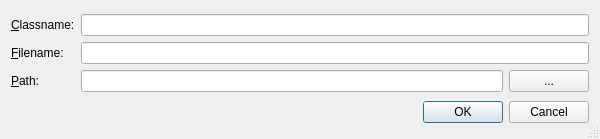
<ui version="4.0" >
 <class>NewDialogClassDialog</class>
 <widget class="QDialog" name="NewDialogClassDialog" >
  <property name="geometry" >
   <rect>
    <x>0</x>
    <y>0</y>
    <width>600</width>
    <height>139</height>
   </rect>
  </property>
  <property name="windowTitle" >
   <string>New Dialog Class</string>
  </property>
  <property name="sizeGripEnabled" >
   <bool>true</bool>
  </property>
  <layout class="QVBoxLayout" name="_2" >
   <item>
    <layout class="QGridLayout" name="_3" >
     <item row="2" column="1" >
      <widget class="QLineEdit" name="pathnameEdit" >
       <property name="toolTip" >
        <string>Enter the path of the file for the forms code</string>
       </property>
      </widget>
     </item>
     <item row="0" column="0" >
      <widget class="QLabel" name="label" >
       <property name="text" >
        <string>&amp;Classname:</string>
       </property>
       <property name="buddy" >
        <cstring>classnameEdit</cstring>
       </property>
      </widget>
     </item>
     <item row="2" column="2" >
      <widget class="QPushButton" name="pathButton" >
       <property name="toolTip" >
        <string>Select the source file path via a directory selection dialog</string>
       </property>
       <property name="text" >
        <string>...</string>
       </property>
      </widget>
     </item>
     <item row="1" column="0" >
      <widget class="QLabel" name="label_2" >
       <property name="text" >
        <string>&amp;Filename:</string>
       </property>
       <property name="buddy" >
        <cstring>filenameEdit</cstring>
       </property>
      </widget>
     </item>
     <item row="2" column="0" >
      <widget class="QLabel" name="label_3" >
       <property name="text" >
        <string>&amp;Path:</string>
       </property>
       <property name="buddy" >
        <cstring>pathnameEdit</cstring>
       </property>
      </widget>
     </item>
     <item row="0" column="1" colspan="2" >
      <widget class="QLineEdit" name="classnameEdit" >
       <property name="toolTip" >
        <string>Enter the name of the new class</string>
       </property>
      </widget>
     </item>
     <item row="1" column="1" colspan="2" >
      <widget class="QLineEdit" name="filenameEdit" >
       <property name="toolTip" >
        <string>Enter the name of the file for the forms code</string>
       </property>
      </widget>
     </item>
    </layout>
   </item>
   <item>
    <widget class="QDialogButtonBox" name="buttonBox" >
     <property name="orientation" >
      <enum>Qt::Horizontal</enum>
     </property>
     <property name="standardButtons" >
      <set>QDialogButtonBox::Cancel|QDialogButtonBox::Ok</set>
     </property>
    </widget>
   </item>
  </layout>
 </widget>
 <tabstops>
  <tabstop>classnameEdit</tabstop>
  <tabstop>filenameEdit</tabstop>
  <tabstop>pathnameEdit</tabstop>
  <tabstop>pathButton</tabstop>
  <tabstop>buttonBox</tabstop>
 </tabstops>
 <resources/>
 <connections>
  <connection>
   <sender>buttonBox</sender>
   <signal>accepted()</signal>
   <receiver>NewDialogClassDialog</receiver>
   <slot>accept()</slot>
   <hints>
    <hint type="sourcelabel" >
     <x>248</x>
     <y>254</y>
    </hint>
    <hint type="destinationlabel" >
     <x>157</x>
     <y>274</y>
    </hint>
   </hints>
  </connection>
  <connection>
   <sender>buttonBox</sender>
   <signal>rejected()</signal>
   <receiver>NewDialogClassDialog</receiver>
   <slot>reject()</slot>
   <hints>
    <hint type="sourcelabel" >
     <x>316</x>
     <y>260</y>
    </hint>
    <hint type="destinationlabel" >
     <x>286</x>
     <y>274</y>
    </hint>
   </hints>
  </connection>
 </connections>
</ui>
